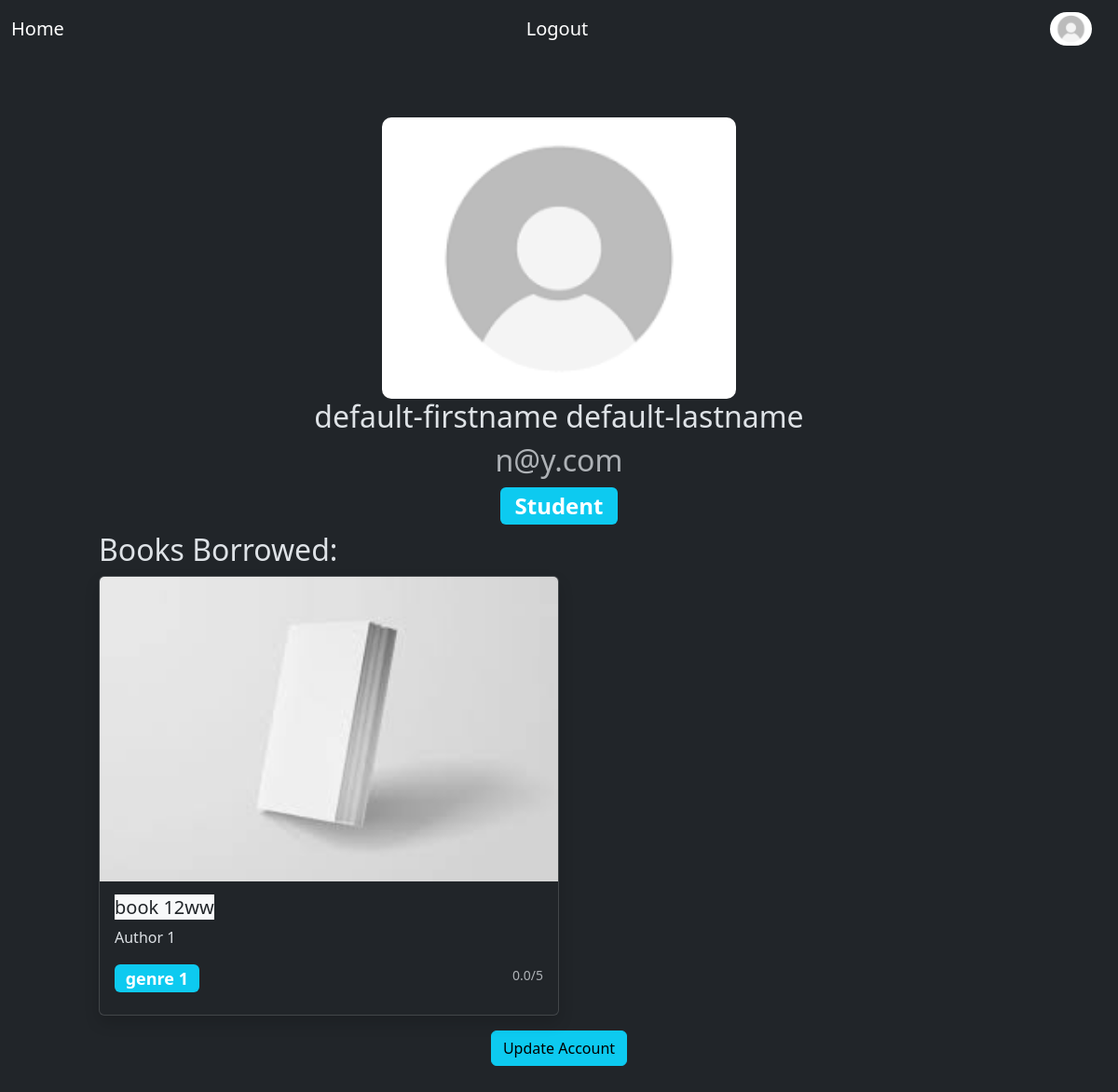
The page /users/account/ (signed in) on the database as committed earlier.
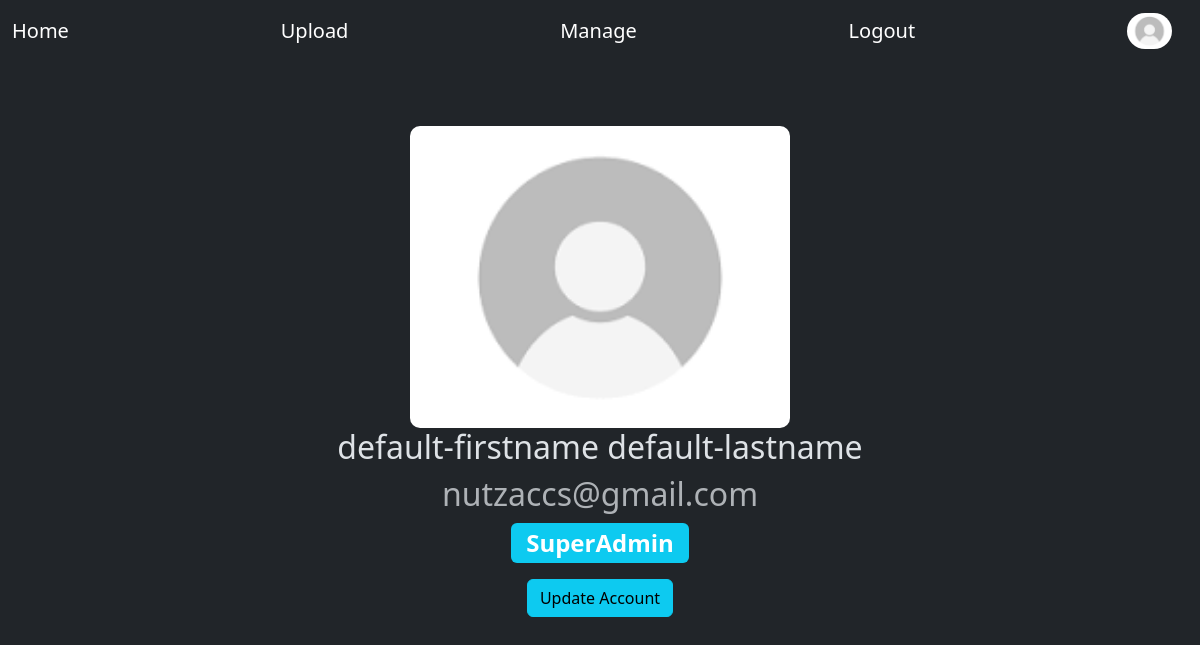
The same page on the database as committed later.
### users/models.py (models this page shows, shortened)
class CustomUser(AbstractBaseUser, PermissionsMixin):
    email = models.EmailField(_("Email Address"), unique=True)
    first_name = models.CharField(max_length=50, default='default-firstname')
    last_name = models.CharField(max_length=50, default='default-lastname')
    is_staff = models.BooleanField(default=False)
    is_active = models.BooleanField(default=True)
    is_banned = models.BooleanField(default=False)
    date_joined = models.DateTimeField(default=timezone.now)
    profile_image = models.ImageField(upload_to='User-Profiles/', default='/defaults/no-profile.png')
    role = models.CharField(max_length=30, choices = ROLE_CHOICES, default=ST)
    USERNAME_FIELD = "email"
    REQUIRED_FIELDS = []
    objects = CustomUserManager()

### bookApp/models.py (models this page shows)
class Book(models.Model):
	id = models.IntegerField(primary_key=True)
	title = models.CharField(max_length=50)
	author = models.CharField(max_length=50)
	pcs_left = models.IntegerField("Total number of copies")
	genre =  models.CharField(max_length=150)
	cover_image = models.ImageField(upload_to='Book-Covers/', default='defaults/no-cover.jpeg')
	rating = models.FloatField(default=0)
	description = models.TextField(default='No description available.')
	borrowers = models.ManyToManyField(CustomUser)
	created_at = models.DateTimeField(auto_now_add=True)
	updated_at = models.DateTimeField(auto_now=True)
	def __str__(self):
		return self.title
	class Meta:
		ordering = ["title"]

### users/views.py (the view)
# urls.py: path('account/', account, name='user-account'),
@login_required
def account(request):
	user = request.user
	context = {"user": user, "borrowed_books":user.book_set.all() }
	print(user.book_set.all())
	for b in user.book_set.all():
		print("*")
		print(b.title)
		print(b.borrowers)
	print()
	return render(request, "users/account.html", context)

### users/templates/users/account.html
{% extends "bookApp/layout.html" %}
{% block content %}
  {% if user %}
    <div class="text-center m-5 gap-3 p-3">
      <img src="{{user.profile_image.url}}"
      alt="Generic placeholder image text-center" class="img-fluid"
      style="width: 380px; border-radius: 10px;">
      <h2 class="text-center strong">{{ user.first_name }}    {{ user.last_name }}</h2>
      <h2 class="text-center text-muted">{{ user.email }}</h2>
      {% if user.is_staff %}
        <h2><span class="badge badge-secondary bg-info text-center">SuperAdmin</span></h2>
      {% else %}
        <h2><span class="badge badge-secondary bg-info text-center">{{ user.role}}</span></h2>
      {% endif %}
      {%if borrowed_books%}
      <h2 class="text-start">Books Borrowed:</h2>
      <div class="d-flex flex-row gap-3 text-start">
        {% for book in borrowed_books %}
          <div class="card w-50 shadow " onclick="location.href={% url 'book-detail' book_id=book.id %};">
            <img class="card-img-top" src="{{book.cover_image.url}}" alt="Card image cap">
            <div class="card-body">
              <h5 class="card-title "><a href={% url 'book-detail' book_id=book.id %} class="bg-light text-dark" style="text-decoration: none;">{{book.title}}</a></h5>
              <p class="card-text">{{book.author}}</p>
              <div class="d-flex flex-row justify-content-between">
                <h4><span class="badge badge-secondary bg-info">{{ book.genre}}</span></h4>
                <p class="card-text"><small class="text-muted">{{ book.rating }}/5</small></p>
              </div>
            </div>
          </div>
        {% endfor %}
      </div>
    {% endif %}
    <div class=m-3>              <a href={% url 'account-edit'  %} class="btn btn-info">Update Account</a>
  </div>
</div>
{% endif %}
{% endblock %}

### bookApp/templates/bookApp/layout.html (shortened to what this page needs)
<!DOCTYPE html>
<html data-bs-theme="dark">
	<head>
		{% load bootstrap5 %}
		{% bootstrap_css %}
		{% load crispy_forms_tags %}
	</head>
	<body>
		<nav class="navbar navbar-expand-sm bg-dark navbar-dark">
			<div class="container-fluid">
				<a class="navbar-brand" href={% url 'book-home'%}>Home</a>
				{% if user.is_authenticated %}
					{% if user.is_staff or user.role == 'admin' %}
						<a class="navbar-brand" href={% url 'book_upload'%}>Upload</a>
						{% if user.is_staff %}
							<a class="navbar-brand" href={% url 'admin:index'%}>Manage</a>
						{% endif %}
					{% endif %}
					<a class="navbar-brand" href={% url 'logout'%}>Logout</a>
					<a class="navbar-brand" href={% url 'user-account'%}>
						<img src="{{user.profile_image.url}}" alt="Avatar Logo" style="width:45px;" class="rounded-pill">
				{% else %}
					<a class="navbar-brand" href={% url 'login'%}>Login</a>
				{% endif %}
			</div>
		</nav>
	<div class="container">
		{% block content%}
		{% endblock %}
	</div>
</body>
</html>

Rows that differ between the two databases and show on the page:
removed Book: cover_image (picture), title "book 12ww", author "Author 1", genre "genre 1", rating "0.0"
changed CustomUser "default-firstname": is_staff False → True (drawn); email "n@y.com" → "nutzaccs@gmail.com"; role "Student" → (not shown)
Other text that changed with them:
text no longer shown: "Books Borrowed:"
text now shown: "Upload Manage SuperAdmin"
